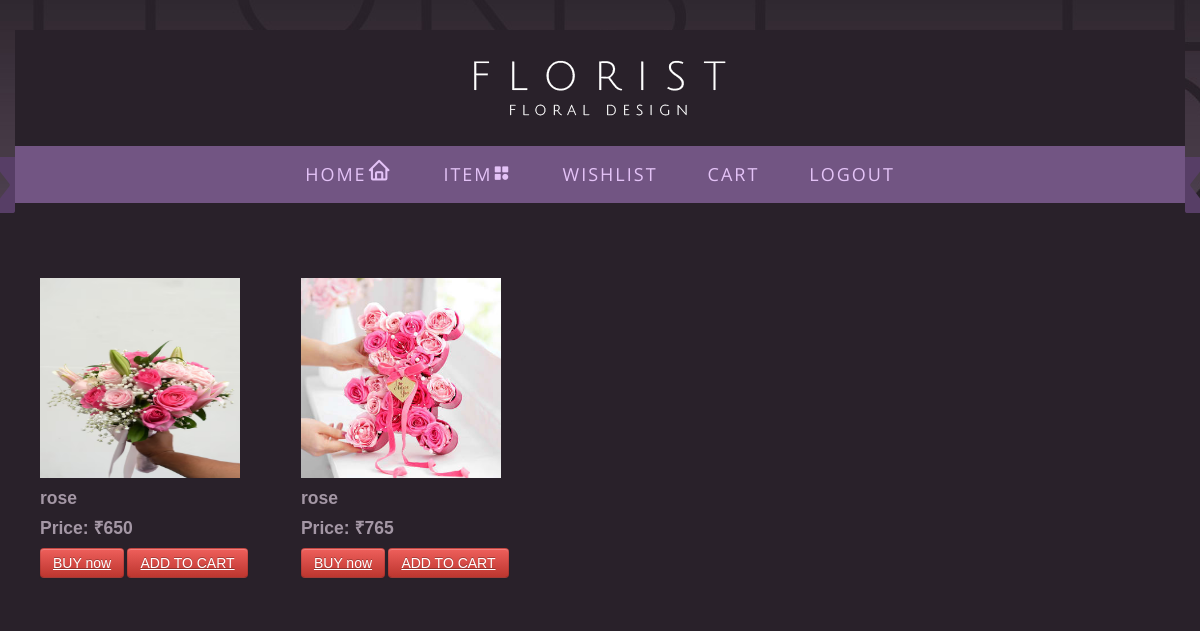
Screenshot of /rose with the database file from the repository.
### apps/models.py (models this page shows, shortened)
class Productdetails(models.Model):
    product_name=models.CharField(max_length=15)
    product_price=models.IntegerField()
    product_image=models.FileField()
    description=models.CharField(max_length=100)
    product_stock=models.IntegerField(default=1)
    category=models.CharField(max_length=20)

### apps/views.py (the view)
# urls.py: path('rose',views.rose),
def rose(request):
    data=Productdetails.objects.filter(category='ROSE')
    return render(request,'rose.html',{'data':data})

### template/rose.html (shortened to what this page needs)
<!DOCTYPE html>
<html lang="en">
{% load static %}
<head>
<link rel="stylesheet" href="{% static 'css/bootstrap.css' %}" type="text/css" media="screen">
<link rel="stylesheet" href="{% static 'css/bootstrap-responsive.css' %}" type="text/css" media="screen">
<link rel="stylesheet" href="{% static 'css/touchTouch.css' %}" type="text/css" media="screen">
<link rel="stylesheet" href="{% static 'css/isotope.css' %}" type="text/css" media="screen">
<link rel="stylesheet" href="{% static 'css/newstyle.css' %}" type="text/css" media="screen">
    <link href='https://unpkg.com/boxicons@2.1.4/css/boxicons.min.css' rel='stylesheet'>
</head>
<body class="subpage">
<div id="main">
<div class="top1">
<div class="container">
<div class="row">
<div class="span12">
<div class="top1_inner">
<header><div class="logo_wrapper"><a href="index.html" class="logo"><img src="{% static 'images/logo.png' %}" alt=""></a></div></header>
<div class="menu_wrapper">
<div class="arr_left"></div>
<div class="arr_right"></div>
<div class="navbar navbar_">
	<div class="navbar-inner navbar-inner_">
		<div class="nav-collapse nav-collapse_ collapse">
			<ul class="nav sf-menu clearfix">
<li><a href="userhome">HOME<i class='bx bx-home like bx-sm'></i></a></li>
<li class="sub-menu sub-menu-1"><a href="all">ITEM<i class='bx bxs-category'></i></a>
</li>
                <li><a href="displaywishlist">WISHLIST</a></li>
                <li><a href="displaycart">CART</a></li>
                <li><a href="logout">LOGOUT</a></li>
		</div>
	</div>
</div>
</div>
<div class="breadcrumbs1">
</div>
</div>
</div>
</div>
</div>
</div>
<div id="content">
<div class="container">
<div class="row">
<div class="span12">
<div id="content_inner">
<div class="row">
<div class="span12">
        {% for i in data %}
    <div class="card" style="display:inline-block;padding:25px;">
        <img class="card-img-top" src="{{i.product_image.url}}" style="width:200px;height:200px;">
        <div class="card-body">
            <h4 class="card-title">{{i.product_name}}</h4>
             <h4 class="card-title">Price: ₹{{i.product_price}}</h4>
            {% if i in list %}
            <button>BUy NOW</button>
            <a class="btn btn-danger" href="displaycart">GO TO CART</a>
            {% else %}
            <a class="btn btn-danger"href="details/{{i.pk}}">BUY now</a>
            <a class="btn btn-danger" href="addcart/{{i.pk}}">ADD TO CART</a>
            {% endif %}
        </div>
    </div>
    {% endfor %}
	</div>
</div>
</div>
</div>
</div>
</div>
</div>
</div>
</body>
</html>

### static/css/newstyle.css (style rules this page uses)
a { color:#dcc4de; text-decoration: underline; outline:none }
body { background:#29212a; border:0; font: 12px Arial, Helvetica, sans-serif; color:#a497a5 ; line-height:20px; min-width:320px; }
#main { margin: 0 auto; position: relative; overflow: hidden; }
.top1 { background: url(../images/top1.jpg) left bottom repeat-x #1d181e; padding-top: 30px; }
.top1_inner { position: relative; background: #29212a; }
header { position: relative; z-index: 1; padding-bottom: 30px;padding: 30px 0; text-align: center; }
.breadcrumbs1 { padding: 10px 10px 0; }
#content { padding-top: 40px; padding-bottom: 40px; }
.menu_wrapper { position: relative; z-index: 100; background: #725583; }
.arr_left { width: 27px; height: 56px; background: url(../images/arr_left.png) left top no-repeat; position: absolute; left: -27px; top: 11px; }
.arr_right { width: 27px; height: 56px; background: url(../images/arr_right.png) left top no-repeat; position: absolute; right: -27px; top: 11px; }
.navbar_ { margin: 0; padding: 0; background: none; position: relative;z-index: 30; height: 57px; }
.navbar_ .navbar-inner_ { padding: 0; margin: 0; border: none; min-height: inherit; background: none; border-radius:0px; -moz-border-radius:0px; -webkit-border-radius:0px; box-shadow: none;-moz-box-shadow: none; -webkit-box-shadow: none; filter:none; }
.nav-collapse_.collapse { position:relative; display:block; text-align: center; line-height: 1px; }
.navbar_ .nav { position: relative; float: none; margin: 0; padding: 0; display: inline-block; left: auto; }
.navbar_ .nav > li { position: relative; display: block; float: left; padding-right: 0px; white-space: nowrap; background: none; }
.navbar_ .nav > li > a { display: block; text-decoration: none; background: url(../images/nav.png) center -8px no-repeat; font-family: 'Open Sans'; font-weight: 400; font-size: 18px; line-height: 57px; color: #e4c3f7; text-shadow:none; padding: 0px 25px; border: none; margin: 0; letter-spacing: 2px; text-transform: uppercase; border-radius:0px; -moz-border-radius:0px; -webkit-border-radius:0px; transition: all 0.3s ease-out; -moz-transition: all 0.3s ease-out; -webkit-transition: all 0.3s ease-out; -o-transition: all 0.3s ease-out; }

### rows the page displays
Productdetails: product_image (picture), product_name "rose", product_price "650"
Productdetails: product_image (picture), product_name "rose", product_price "765"
